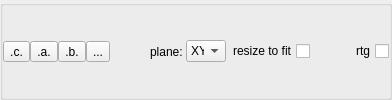
      <widget class="QGroupBox" name="horizontalGroupBox_2">
       <property name="sizePolicy">
        <sizepolicy hsizetype="MinimumExpanding" vsizetype="Maximum">
         <horstretch>0</horstretch>
         <verstretch>0</verstretch>
        </sizepolicy>
       </property>
       <property name="autoFillBackground">
        <bool>false</bool>
       </property>
       <property name="alignment">
        <set>Qt::AlignLeading|Qt::AlignLeft|Qt::AlignVCenter</set>
       </property>
       <property name="flat">
        <bool>false</bool>
       </property>
       <layout class="QHBoxLayout" name="horizontalLayout">
        <property name="spacing">
         <number>0</number>
        </property>
        <property name="leftMargin">
         <number>0</number>
        </property>
        <property name="topMargin">
         <number>0</number>
        </property>
        <property name="rightMargin">
         <number>0</number>
        </property>
        <property name="bottomMargin">
         <number>0</number>
        </property>
        <item>
         <widget class="QToolButton" name="c_btn">
          <property name="enabled">
           <bool>true</bool>
          </property>
          <property name="text">
           <string>.c.</string>
          </property>
          <property name="icon">
           <iconset resource="dpVision.qrc">
            <normaloff>:/icons/Zoom.ico</normaloff>:/icons/Zoom.ico</iconset>
          </property>
          <property name="checkable">
           <bool>true</bool>
          </property>
         </widget>
        </item>
        <item>
         <widget class="QToolButton" name="a_btn">
          <property name="toolTip">
           <string>Rectangle selection</string>
          </property>
          <property name="text">
           <string>.a.</string>
          </property>
          <property name="icon">
           <iconset resource="dpVision.qrc">
            <normaloff>:/icons/RectSel.ico</normaloff>:/icons/RectSel.ico</iconset>
          </property>
          <property name="checkable">
           <bool>true</bool>
          </property>
         </widget>
        </item>
        <item>
         <widget class="QToolButton" name="b_btn">
          <property name="toolTip">
           <string>Free hand selection (common for all slices)</string>
          </property>
          <property name="text">
           <string>.b.</string>
          </property>
          <property name="icon">
           <iconset resource="dpVision.qrc">
            <normaloff>:/icons/BlueSel.ico</normaloff>:/icons/BlueSel.ico</iconset>
          </property>
          <property name="checkable">
           <bool>true</bool>
          </property>
         </widget>
        </item>
        <item>
         <widget class="QToolButton" name="d_btn">
          <property name="toolTip">
           <string>Free hand selection (assigned to slice)</string>
          </property>
          <property name="text">
           <string>...</string>
          </property>
          <property name="icon">
           <iconset resource="dpVision.qrc">
            <normaloff>:/icons/MultiSel.ico</normaloff>:/icons/MultiSel.ico</iconset>
          </property>
          <property name="checkable">
           <bool>true</bool>
          </property>
         </widget>
        </item>
        <item>
         <spacer name="horizontalSpacer">
          <property name="orientation">
           <enum>Qt::Horizontal</enum>
          </property>
          <property name="sizeHint" stdset="0">
           <size>
            <width>40</width>
            <height>20</height>
           </size>
          </property>
         </spacer>
        </item>
        <item>
         <widget class="QLabel" name="label_17">
          <property name="sizePolicy">
           <sizepolicy hsizetype="Maximum" vsizetype="Preferred">
            <horstretch>0</horstretch>
            <verstretch>0</verstretch>
           </sizepolicy>
          </property>
          <property name="maximumSize">
           <size>
            <width>60</width>
            <height>16777215</height>
           </size>
          </property>
          <property name="text">
           <string>plane: </string>
          </property>
         </widget>
        </item>
        <item>
         <widget class="QComboBox" name="viewPlaneCombo">
          <property name="maximumSize">
           <size>
            <width>40</width>
            <height>16777215</height>
           </size>
          </property>
          <item>
           <property name="text">
            <string>XY</string>
           </property>
          </item>
          <item>
           <property name="text">
            <string>YZ</string>
           </property>
          </item>
          <item>
           <property name="text">
            <string>ZX</string>
           </property>
          </item>
          <item>
           <property name="text">
            <string>Free</string>
           </property>
          </item>
         </widget>
        </item>
        <item>
         <widget class="QCheckBox" name="fitCheckBox">
          <property name="layoutDirection">
           <enum>Qt::RightToLeft</enum>
          </property>
          <property name="text">
           <string>resize to fit</string>
          </property>
         </widget>
        </item>
        <item>
         <spacer name="horizontalSpacer_2">
          <property name="orientation">
           <enum>Qt::Horizontal</enum>
          </property>
          <property name="sizeHint" stdset="0">
           <size>
            <width>40</width>
            <height>20</height>
           </size>
          </property>
         </spacer>
        </item>
        <item>
         <widget class="QCheckBox" name="rtg">
          <property name="layoutDirection">
           <enum>Qt::RightToLeft</enum>
          </property>
          <property name="text">
           <string>rtg</string>
          </property>
         </widget>
        </item>
       </layout>
      </widget>
